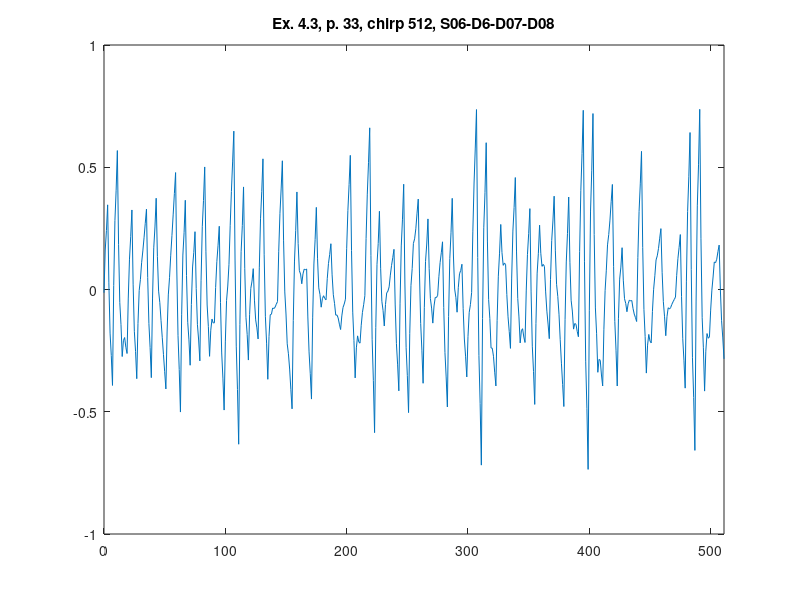

The MATLAB script that drew this image:
%% ========================================================================
%% Programmatic octave notes on "Ripples in Mathematics" by A. Jensen
%% and A. la Cour-Harbo written with a deep gratitude to the authors for
%% this wonderful text. 
%% 
%% Reconstruction of graphs in Ex. 4.3, p.33, Ch 04, D6, CDF44, 3 scales.
%%
%% Author: Vladimir Kulyukin
%% 
%% NB: I have tested this code in Octave 4.
%% =========================================================================
t = [0:511];

%%y_ex_4_3_chirp_512_p33 = arrayfun(@(x) sin(x*x), t);

y_ex_4_3_chirp_CDF44_D6_512_p33 = [
-0.01333914165677716
0.16156594522723478
0.24116248834027187
0.34629687878852794
0.027139272805819806
-0.1783296353782227
-0.27010984576359953
-0.39235285091267474
0.015987118441577658
0.28215780825996045
0.4061592185424737
0.5682547724651377
0.18469618245925534
-0.05265482033427744
-0.14379823591546065
-0.2741178564174958
-0.20911638908992203
-0.1964510495110603
-0.2361218376809107
-0.26176920268552156
-0.03496836106962894
0.12418918745161459
0.21570344287820897
0.3253426640628963
0.0218723489525669
-0.17090559952191725
-0.25299118136055604
-0.36473669344755927
-0.1392951465737254
-0.004202599846673143
0.04054094673359744
0.10949343494015754
0.15769735389197095
0.21146083521969491
0.27078387892332956
0.3286172423780684
0.04954638164338071
-0.1392512642931162
-0.23777569543142243
-0.36048876157306503
-0.034960867122211
0.1704612239233329
0.2557775115635666
0.3732760522325443
0.1357695012364485
-0.006613722139054229
-0.05387361789396378
-0.12662173246617234
-0.1954005922098082
-0.2652430105793134
-0.33614898757468803
-0.4067699848951577
-0.1737329738834993
-0.022060880979677677
0.04824629381630703
0.14035513271151107
0.22129106140772808
0.305220762368869
0.3921442355949341
0.4782655299602899
0.07977972676768978
-0.1888559959878658
-0.3276416383063768
-0.50122050481511
-0.10361493488102513
0.14094222657898076
0.2324509795649076
0.3649689300043324
0.056496160987095735
-0.1338135008821087
-0.20596005560328093
-0.30976831945992056
-0.06165501356289714
0.09216119191953925
0.15168029698738864
0.23646623395992306
0.003694572403087945
-0.14398778707743592
-0.2065808444816486
-0.29197351166173663
0.03800043264238702
0.2566772288364642
0.36405687692049515
0.5012585059604999
0.1540739765271471
-0.06331967291845576
-0.1509224423763086
-0.2733025733118038
-0.16633676740486747
-0.12082402006221991
-0.13676433128386115
-0.13623834509077867
0.00806826774416157
0.11384897778317526
0.1811037850262624
0.25868157681119797
-0.05249916982567142
-0.2595123800417145
-0.36235805383693154
-0.4931153348936484
-0.21426159815433182
-0.04516280284435259
0.014181051036289243
0.10293365283824718
0.26114821327929666
0.4007504979983174
0.5217405069953096
0.6477176602413247
0.1205438773467536
-0.23161863967331564
-0.408769890818883
-0.6328152693218716
-0.1436540133596402
0.15440410086111658
0.26135907334039876
0.4195199783203593
0.08695784605740721
-0.11411544466895873
-0.18369989385873847
-0.28851667195195035
-0.10305918593817501
0.004619545424594723
0.034519522136358796
0.08526025334515824
-0.043522357300727524
-0.12420183347411402
-0.15677817517500126
-0.2022437129112003
0.08850216315006244
0.2891604623981692
0.3997311848331202
0.5344408007232329
0.14188791699910286
-0.10938540575417574
-0.21937916753660286
-0.36722867358819317
-0.1918814719141649
-0.1031345670716137
-0.10098795906053962
-0.07563687144917572
-0.07780930601134783
-0.07260683503426085
-0.06002945851791483
-0.04942818198506907
0.15646304688110801
0.3100264907296565
0.4112621495605765
0.5265189961286794
0.19898365967079268
-0.009905868930466258
-0.10014958967509742
-0.2221843588202501
-0.2628670734672361
-0.3253480054196185
-0.40962715467739735
-0.488065489211757
-0.12697497969904964
0.11634413100106131
0.24189184288857576
0.39899630597940905
0.18864082204018395
0.0767459341584461
0.06331164233419552
0.02349491331005424
0.06412592204700646
0.08320102441796293
0.08072022042292366
0.08401530413077384
-0.11229593000933875
-0.2551228124779397
-0.344465343275029
-0.44813896291020194
-0.11305277684026407
0.10446807361975305
0.20442358846984945
0.33588064005451795
0.12545190320208666
0.006631187265053892
-0.020581507756580304
-0.07234049800270895
-0.037261750762525615
-0.025451105154345406
-0.036908561178168306
-0.04213134816029068
0.04423696801524646
0.10606352206581307
0.14334831399140918
0.18720905125922782
0.05996017490421899
-0.021440018663351802
-0.05699152944348454
-0.10482815775054201
-0.10417907446395963
-0.11652169844334133
-0.14185602968868716
-0.16370924346381632
-0.10812555624639951
-0.07329102411430416
-0.059205647067530336
-0.03956055067201647
0.16661626831640994
0.3228120628732792
0.4290268329985914
0.5486339782572194
0.15996965425848525
-0.09250374001695853
-0.2087862045691119
-0.36156091875706464
-0.23864615932942834
-0.18960217171885035
-0.2144289559253308
-0.21946212647916669
-0.14606070360611373
-0.09367576670045906
-0.06230731576220272
-0.02530751438124196
0.20881047071984235
0.39011079767962986
0.5185934664981207
0.6612285841616748
0.13872842146548187
-0.20554928000086853
-0.3716045202373763
-0.5854143250335073
-0.15480442717974113
0.10313373176228087
0.18840015179255867
0.31993382481991595
0.08713060599115531
-0.048048836891893265
-0.08560450382922977
-0.14931838269329667
-0.06113326528270023
-0.013649361254997938
-0.0068666706101898085
0.010821877291531614
0.058814732821865286
0.09868757359592797
0.1304403996137197
0.16436897702798303
-0.06325749247687033
-0.22080049838346194
-0.30826004069179186
-0.4144983904740519
-0.05586881657218676
0.1781997725913843
0.2877073770166612
0.4305909967109894
0.022398270191925
-0.23813399439136707
-0.3510057970388868
-0.5034431012161031
-0.1794054752423753
0.016961077983731518
0.08565655846221723
0.18856139978024308
0.20716160653341
0.24835117203643173
0.3121300962893084
0.3698562201076244
0.0673107527720353
-0.1387002326579893
-0.24817673618244945
-0.38351957617526233
-0.07465640252409157
0.11518212849812555
0.18599601689138895
0.2887024621564834
0.08504448043366328
-0.036523400488121506
-0.07600118060887091
-0.13747493694584717
-0.0673323234357325
-0.032456209936861775
-0.03284659644923507
-0.02378735276372335
0.05212882214559035
0.11013073632506319
0.1502183897746952
0.19510615491988859
-0.07300175463701575
-0.2572427259230586
-0.35761675893824
-0.4804628703347695
-0.11110796693502312
0.1263620720362821
0.23194724657914606
0.3728708640394989
0.13699259667460978
0.002078090055169124
-0.03187265581882302
-0.09287655984936717
0.0072380275125318964
0.06418104522010501
0.07795249327335217
0.10329172855145993
-0.07718359095851977
-0.20251106672246036
-0.2726906987403619
-0.3576471509543323
-0.19185225245444124
-0.09324597587934252
-0.061828321229036254
-0.012407529593421816
0.2385821663195026
0.4355616371120955
0.5785308827843569
0.7359721246606342
0.13060544128433615
-0.2703674745404741
-0.4669466228137966
-0.7182929160404948
-0.11897442668473293
0.25240912114846226
0.39585772745909065
0.6003813172775259
0.19818791568024385
-0.041436158032956326
-0.1184909038620747
-0.23910596981180313
-0.24000303346745677
-0.27297843915727504
-0.3380321868812579
-0.394490568762657
-0.12651230937903743
0.05453341398255457
0.14864660132211896
0.266053291484775
0.1513089701081664
0.09876932479557196
0.1084343555469918
0.10143169358161938
-0.020593400973311568
-0.11179832760440706
-0.17218308631166712
-0.2408260841247104
0.0467861791331588
0.23894013288773822
0.3356357771390278
0.457909398332564
0.15360202345066165
-0.036403318026363096
-0.11210662609851013
-0.21843707171472931
-0.16844290998031042
-0.16033580054260727
-0.19411574340162
-0.21667208442440744
-0.005817127721357493
0.14249546025175397
0.22826567949492696
0.33079407593201643
-0.009895004995978021
-0.23182432079263884
-0.334993871457966
-0.46998500528354364
-0.13904711113840904
0.06704547623175532
0.14829275682694928
0.2629922365513123
0.1480588584044381
0.09465541907981266
0.10278191857743604
0.09442152065730146
-0.00987947427337205
-0.08847326371371186
-0.141359847663718
-0.20113465656451995
0.03995412103137327
0.2004267435935458
0.2802832111219976
0.38174071228863704
0.15797143391805415
0.021346408481444715
-0.028134364021191197
-0.1009653687224988
-0.20539607069535737
-0.30135965930323594
-0.38885613454613444
-0.47862136597740196
-0.12331709380788994
0.11273116429607258
0.22952340833448553
0.378270205034317
0.11147247411557815
-0.04398043620859246
-0.08808852593819479
-0.1620313704274999
-0.13913617018715843
-0.14218864582873467
-0.17118879735222867
-0.19323629007769824
0.15600547378603968
0.4057605811883475
0.5560290321292254
0.7329548523266157
0.11324895305564656
-0.2930001203187591
-0.485792367796601
-0.7357801993923379
-0.08704084241260104
0.3208852901724443
0.4879981983627982
0.7196368155564443
0.22478418781094023
-0.07540569754483764
-0.18093284051088926
-0.33861970809669567
-0.28593131117921383
-0.28961279649287186
-0.3496641640376699
-0.39461126716119643
-0.1625034257508769
-0.0046322329874508295
0.07900231112908164
0.1825285052993422
0.2249353591849511
0.28371909094175535
0.35887970056975504
0.4296521389976247
0.09506812810535735
-0.130900949544832
-0.24825509395294332
-0.3947125220092297
-0.11967036321447778
0.042431321673486566
0.09159253265466336
0.1710160524119521
0.03827754876566281
-0.03761231204508481
-0.05665353002029073
-0.09092729593408536
-0.058215547367755326
-0.04345251331095795
-0.04663819376369329
-0.04501453065842255
-0.07720384127741442
-0.10033299289329534
-0.11440198550606531
-0.1308986404070164
0.13146658942270759
0.31911100243902635
0.43203459864193994
0.5649795773677992
0.17135473438123008
-0.0811761501188936
-0.19261307613257184
-0.34185601437960345
-0.22746241989161708
-0.18371002144532
-0.2105988190407122
-0.2185593652043651
-0.09053132329566835
0.001058686259193746
0.05621066346022112
0.1211261820042376
0.13780004836308127
0.16740022646648506
0.20992671631444904
0.2489896113693451
0.07055127829583524
-0.04960777634789089
-0.11148755256183324
-0.18898321436650467
-0.11094753037122172
-0.07458634488076221
-0.07989965789512617
-0.07404632269015063
-0.061056200222730006
-0.049978374138834256
-0.0408128444384634
-0.03113491646643808
0.05802051492640731
0.12588001346120214
0.1724435791379465
0.22471337282607284
-0.029455759486438596
-0.20151482904761855
-0.29146383585746705
-0.40341416767200355
0.031195830506528452
0.3193554296485298
0.46106462975400064
0.6420150960125253
0.08219413359913759
-0.2791377227255622
-0.44198047296157406
-0.6580082188804252
-0.047140360878438536
0.3421614878281142
0.5098973272392329
0.7370015999112496
0.20975664838663594
-0.11536103770344673
-0.23835145835899837
-0.41550171655604373
-0.2522335639900109
-0.18018024967663104
-0.1993417736159042
-0.19406235530764349
-0.08428901762425652
-0.0025147412513974593
0.051260473810933654
0.1125380147402502
0.10938345429068724
0.12349342337223528
0.1548679219848943
0.1816164038519888
-0.001061345318424986
-0.12762350500844472
-0.19807007521807035
-0.2835527723117639
];

figure;
plot(t, y_ex_4_3_chirp_CDF44_D6_512_p33);
xlim([0 511]);
title('Ex. 4.3, p. 33, chirp 512, S06-D6-D07-D08');
